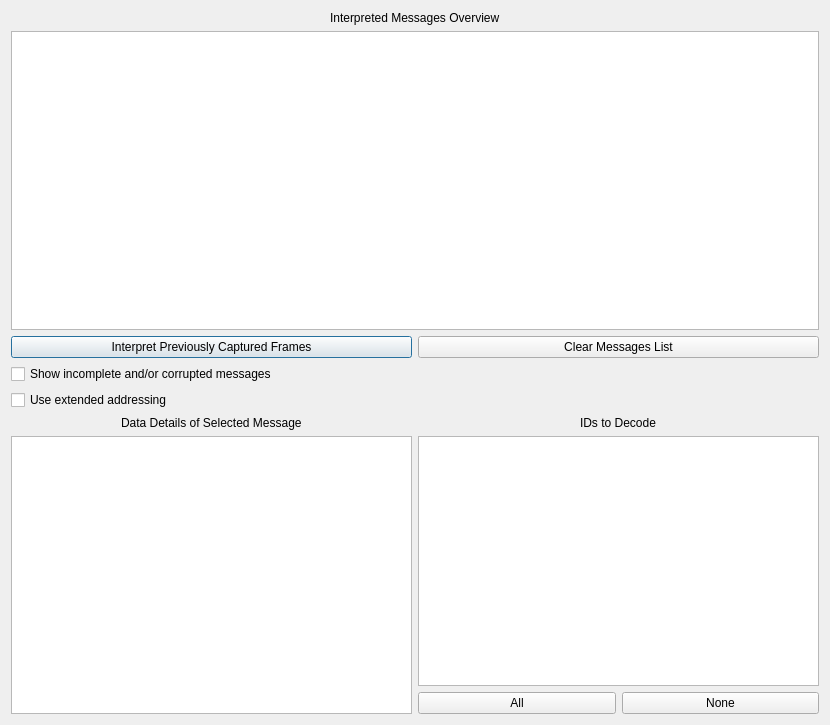
<?xml version="1.0" encoding="UTF-8"?>
<ui version="4.0">
 <class>ISOTP_InterpreterWindow</class>
 <widget class="QDialog" name="ISOTP_InterpreterWindow">
  <property name="geometry">
   <rect>
    <x>0</x>
    <y>0</y>
    <width>830</width>
    <height>725</height>
   </rect>
  </property>
  <property name="windowTitle">
   <string>ISO-TP Decoder</string>
  </property>
  <layout class="QVBoxLayout" name="verticalLayout">
   <item alignment="Qt::AlignHCenter">
    <widget class="QLabel" name="label">
     <property name="text">
      <string>Interpreted Messages Overview</string>
     </property>
    </widget>
   </item>
   <item>
    <widget class="QTableWidget" name="tableIsoFrames"/>
   </item>
   <item>
    <layout class="QHBoxLayout" name="horizontalLayout_4">
     <item>
      <widget class="QPushButton" name="btnCaptured">
       <property name="text">
        <string>Interpret Previously Captured Frames</string>
       </property>
      </widget>
     </item>
     <item>
      <widget class="QPushButton" name="btnClearList">
       <property name="text">
        <string>Clear Messages List</string>
       </property>
      </widget>
     </item>
    </layout>
   </item>
   <item alignment="Qt::AlignLeft">
    <widget class="QCheckBox" name="cbShowIncomplete">
     <property name="text">
      <string>Show incomplete and/or corrupted messages</string>
     </property>
    </widget>
   </item>
   <item alignment="Qt::AlignLeft">
    <widget class="QCheckBox" name="cbUseExtendedAddressing">
     <property name="text">
      <string>Use extended addressing</string>
     </property>
    </widget>
   </item>
   <item>
    <layout class="QHBoxLayout" name="horizontalLayout">
     <item>
      <layout class="QVBoxLayout" name="verticalLayout_2">
       <item alignment="Qt::AlignHCenter">
        <widget class="QLabel" name="label_2">
         <property name="text">
          <string>Data Details of Selected Message</string>
         </property>
        </widget>
       </item>
       <item>
        <layout class="QHBoxLayout" name="horizontalLayout_3"/>
       </item>
       <item>
        <widget class="QPlainTextEdit" name="txtFrameDetails">
         <property name="readOnly">
          <bool>true</bool>
         </property>
        </widget>
       </item>
      </layout>
     </item>
     <item>
      <layout class="QVBoxLayout" name="verticalLayout_4">
       <item alignment="Qt::AlignHCenter">
        <widget class="QLabel" name="lblFilter">
         <property name="text">
          <string>IDs to Decode</string>
         </property>
        </widget>
       </item>
       <item>
        <widget class="QListWidget" name="listFilter">
         <property name="sortingEnabled">
          <bool>true</bool>
         </property>
        </widget>
       </item>
       <item>
        <layout class="QHBoxLayout" name="horizontalLayout_2">
         <item>
          <widget class="QPushButton" name="btnAll">
           <property name="text">
            <string>All</string>
           </property>
          </widget>
         </item>
         <item>
          <widget class="QPushButton" name="btnNone">
           <property name="text">
            <string>None</string>
           </property>
          </widget>
         </item>
        </layout>
       </item>
      </layout>
     </item>
    </layout>
   </item>
  </layout>
 </widget>
 <resources/>
 <connections/>
</ui>
